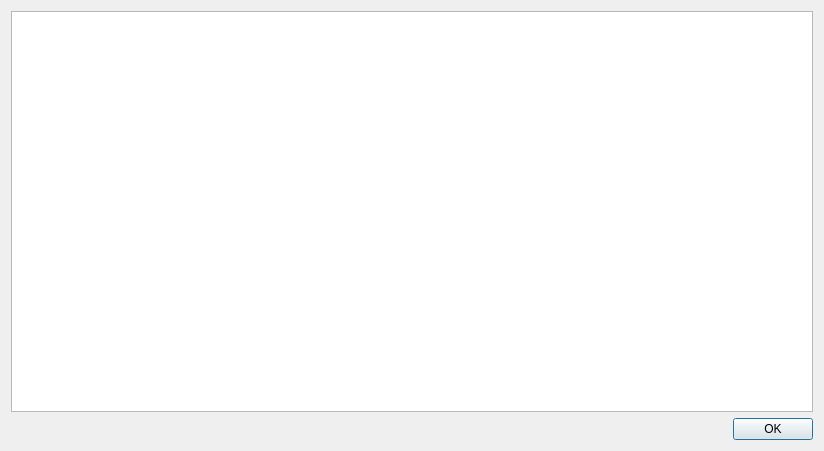
<?xml version="1.0" encoding="UTF-8"?>
<ui version="4.0">
 <class>ErrorMessagesDialog</class>
 <widget class="QDialog" name="ErrorMessagesDialog">
  <property name="geometry">
   <rect>
    <x>0</x>
    <y>0</y>
    <width>824</width>
    <height>451</height>
   </rect>
  </property>
  <property name="windowTitle">
   <string>Сообщение</string>
  </property>
  <layout class="QGridLayout" name="gridLayout">
   <item row="0" column="0">
    <widget class="QPlainTextEdit" name="plainTextEdit"/>
   </item>
   <item row="1" column="0">
    <widget class="QDialogButtonBox" name="buttonBox">
     <property name="orientation">
      <enum>Qt::Horizontal</enum>
     </property>
     <property name="standardButtons">
      <set>QDialogButtonBox::Ok</set>
     </property>
    </widget>
   </item>
  </layout>
 </widget>
 <resources/>
 <connections>
  <connection>
   <sender>buttonBox</sender>
   <signal>accepted()</signal>
   <receiver>ErrorMessagesDialog</receiver>
   <slot>accept()</slot>
   <hints>
    <hint type="sourcelabel">
     <x>248</x>
     <y>254</y>
    </hint>
    <hint type="destinationlabel">
     <x>157</x>
     <y>274</y>
    </hint>
   </hints>
  </connection>
  <connection>
   <sender>buttonBox</sender>
   <signal>rejected()</signal>
   <receiver>ErrorMessagesDialog</receiver>
   <slot>reject()</slot>
   <hints>
    <hint type="sourcelabel">
     <x>316</x>
     <y>260</y>
    </hint>
    <hint type="destinationlabel">
     <x>286</x>
     <y>274</y>
    </hint>
   </hints>
  </connection>
 </connections>
</ui>
